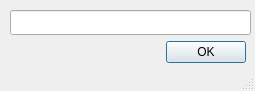
<?xml version="1.0" encoding="UTF-8"?>
<ui version="4.0">
 <class>SetUsername</class>
 <widget class="QMainWindow" name="SetUsername">
  <property name="geometry">
   <rect>
    <x>0</x>
    <y>0</y>
    <width>255</width>
    <height>91</height>
   </rect>
  </property>
  <property name="windowTitle">
   <string>Set username</string>
  </property>
  <widget class="QWidget" name="centralwidget">
   <widget class="QLineEdit" name="username_edit">
    <property name="geometry">
     <rect>
      <x>10</x>
      <y>10</y>
      <width>241</width>
      <height>25</height>
     </rect>
    </property>
   </widget>
   <widget class="QDialogButtonBox" name="accept_username">
    <property name="geometry">
     <rect>
      <x>80</x>
      <y>40</y>
      <width>166</width>
      <height>25</height>
     </rect>
    </property>
    <property name="cursor">
     <cursorShape>ArrowCursor</cursorShape>
    </property>
    <property name="standardButtons">
     <set>QDialogButtonBox::Ok</set>
    </property>
    <property name="centerButtons">
     <bool>false</bool>
    </property>
   </widget>
  </widget>
  <widget class="QStatusBar" name="statusbar"/>
 </widget>
 <resources/>
 <connections/>
</ui>
